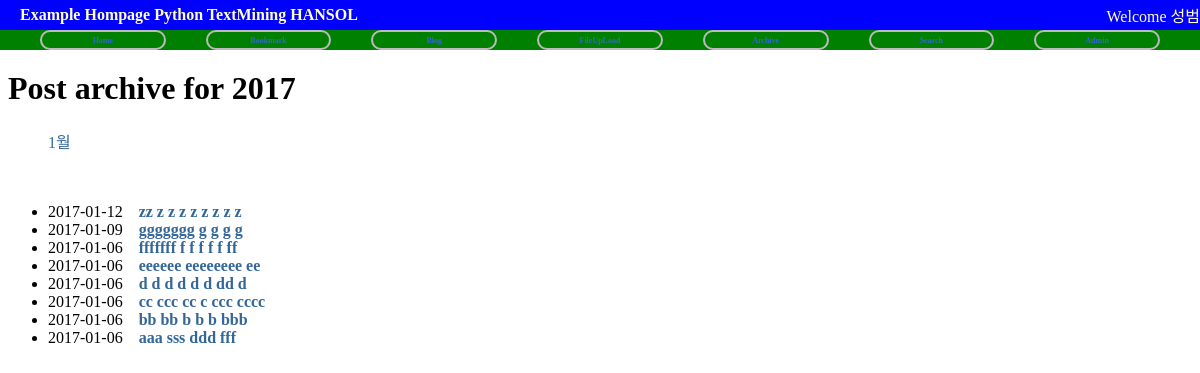
Screenshot of /blog/2017/ with the database file from the repository.
### blog/models.py (models this page shows, shortened)
@python_2_unicode_compatible
class Post(models.Model):
	title = models.CharField('TITLE',max_length=50)
	slug = models.SlugField('SLUG', unique=True, allow_unicode=True, help_text='one word for title alias')
	description = models.CharField('DESCRIPTION', max_length=100, blank=True)
	content = models.TextField('CONTENT')
	create_date = models.DateTimeField('Create Date',auto_now_add=True)
	modify_date = models.DateTimeField('Modify Date',auto_now=True)
	class Meta:
		verbose_name = 'post'
		verbose_name_plural = 'posts'
		db_table = 'my_post'
		ordering = ('-modify_date',)

### blog/views.py (the view)
# urls.py: url(r'^(?P<year>\d{4})/$', PostYAV.as_view(), name='post_year_archive'),
class PostYAV(YearArchiveView):
	model = Post
	date_field = 'modify_date'
	make_object_list = True

### blog/templates/blog/post_archive_year.html (shortened to what this page needs)
{%extends "base.html"%}
{%block content%}
<table><tr><td height=30></tr></td></table>
<h1>Post archive for {{ year|date:"Y"}}</h1>
<ul>
	{%for date in date_list%}
	<li style="display: inline;">
		<a href="{% url 'blog:post_month_archive' year|date:'Y' date|date:'b'%}">{{date|date:"F"}}</a></li>
	{% endfor%}
</ul>
<br/>
<div>
	<ul>
		{% for post in object_list %}
		<li>{{post.modify_date|date:"Y-m-d"}}&nbsp;&nbsp;&nbsp;
		<a href="{% url 'blog:post_detail' post.slug %}"><strong>{{post.title}}</strong></a></li>
{% endfor %}
</ul>
</div>
{%endblock%}

### static/css/base.css (style rules this page uses)
body { font-famliy: "Lucia Grande", Verdana, Arial, sans-serif; font-sizeL 12px; }
a:link, a:visited { color: #369; text-decoration: none; }
table { border-collapse: collapse; }

### rows the page displays
Post: modify_date "2017-01-12", title "zz z z z z z z z z"
Post: modify_date "2017-01-09", title "ggggggg g g g g"
Post: modify_date "2017-01-06", title "fffffff f f f f f ff"
Post: modify_date "2017-01-06", title "eeeeee eeeeeeee ee"
Post: modify_date "2017-01-06", title "d d d d d d dd d"
Post: modify_date "2017-01-06", title "cc ccc cc c ccc cccc"
Post: modify_date "2017-01-06", title "bb bb b b b bbb"
Post: modify_date "2017-01-06", title "aaa sss ddd fff"

### other values shown
{{ year|date:"Y" }} "2017"
{{ date|date:"F" }} "1월"
